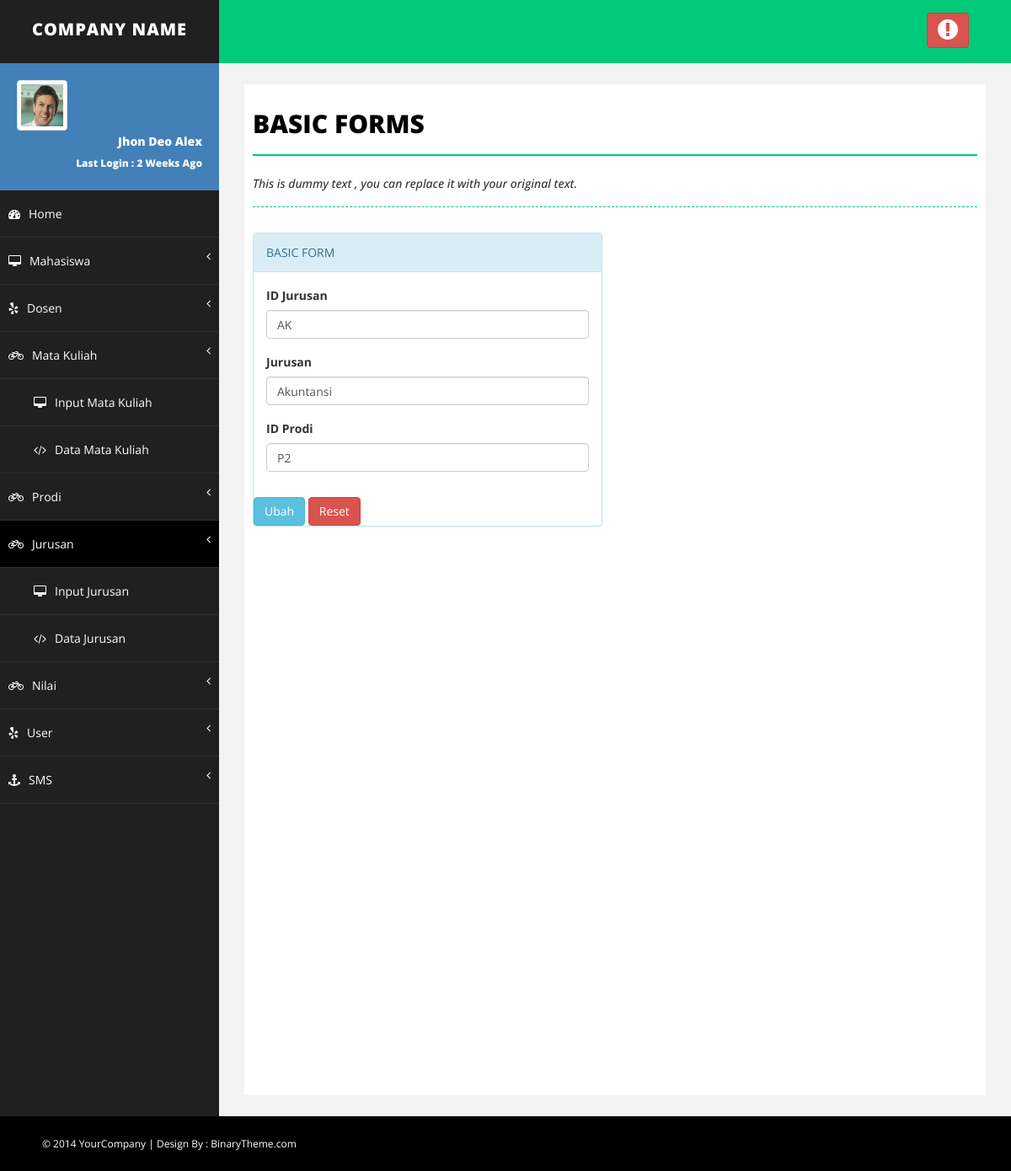
/edit_data_jrsn.php?id=AK (signed in), run on the app's committed database.
### tables this page shows
CREATE TABLE IF NOT EXISTS `t_jurusan` (
  `id_jurusan` varchar(10) NOT NULL,
  `jurusan` varchar(25) NOT NULL,
  `id_prodi` varchar(10) NOT NULL,
  PRIMARY KEY (`id_jurusan`),
  KEY `id_prodi` (`id_prodi`)
);

### edit_data_jrsn.php (the view, shortened to what this page needs)
<?php
if($_SESSION['admin']!=""){
?>
<!DOCTYPE html>
<html xmlns="http://www.w3.org/1999/xhtml">
<head>
    <link href="assets/css/bootstrap.css" rel="stylesheet" />
    <link href="assets/css/font-awesome.css" rel="stylesheet" />
    <link href="assets/css/basic.css" rel="stylesheet" />
    <link href="assets/css/custom.css" rel="stylesheet" />
</head>
<body>
    <div id="wrapper">
        <nav class="navbar navbar-default navbar-cls-top " role="navigation" style="margin-bottom: 0">
            <div class="navbar-header">
                <a class="navbar-brand" href="index.html">COMPANY NAME</a>
            </div>
            <div class="header-right">
                <a href="logout.php" class="btn btn-danger" title="Logout"><i class="fa fa-exclamation-circle fa-2x"></i></a>
            </div>
        </nav>
        <nav class="navbar-default navbar-side" role="navigation">
            <div class="sidebar-collapse">
                <ul class="nav" id="main-menu">
                    <li>
                        <div class="user-img-div">
                            <img src="assets/img/user.png" class="img-thumbnail" />
                            <div class="inner-text">
                                Jhon Deo Alex
                            <br />
                                <small>Last Login : 2 Weeks Ago </small>
                            </div>
                        </div>
                    </li>
                    <li>
                        <a href="index.php"><i class="fa fa-dashboard "></i>Home</a>
                    </li>
                    <li>
                        <a href="#"><i class="fa fa-desktop "></i>Mahasiswa <span class="fa arrow"></span></a>
                    </li>
                     <li>
                        <a href="#"><i class="fa fa-yelp "></i>Dosen <span class="fa arrow"></span></a>
                    </li>
					<li>
                        <a href="#" class="acvtive-menu-top"><i class="fa fa-bicycle "></i>Mata Kuliah <span class="fa arrow"></span></a>
                         <ul class="nav nav-second-level collapse in">
                             <li>
                                <a href="input_data_matkul.php"><i class="fa fa-desktop "></i>Input Mata Kuliah </a>
                            </li>
                             <li>
                                <a href="show_data_matkul.php"><i class="fa fa-code "></i>Data Mata Kuliah</a>
                            </li>
                        </ul>
                    </li>
					<li>
                        <a href="#"><i class="fa fa-bicycle "></i>Prodi<span class="fa arrow"></span></a>
                    </li>
					<li>
                        <a href="#" class="active-menu-top"><i class="fa fa-bicycle "></i>Jurusan <span class="fa arrow"></span></a>
                         <ul class="nav nav-second-level collapse in">
                             <li>
                                <a href="input_data_jrsn.php"><i class="fa fa-desktop "></i>Input Jurusan </a>
                            </li>
                             <li>
                                <a href="show_data_jrsn.php"><i class="fa fa-code "></i>Data Jurusan</a>
                            </li>
                        </ul>
                    </li>
					<li>
                        <a href="#"><i class="fa fa-bicycle "></i>Nilai <span class="fa arrow"></span></a>
                    </li>
					<li>
                    <a href="#"><i class="fa fa-yelp "></i>User <span class="fa arrow"></span></a>
                    </li>
					<li>
                        <a href="#.php"><i class="fa fa-anchor "></i>SMS<span class="fa arrow"></span></a>
                    </li>
                </ul>
            </div>
        </nav>
        <div id="page-wrapper">
            <div id="page-inner">
                <div class="row">
                    <div class="col-md-12">
                        <h1 class="page-head-line">Basic Forms</h1>
                        <h1 class="page-subhead-line">This is dummy text , you can replace it with your original text. </h1>
                    </div>
                </div>
                <div class="row">
            <div class="col-md-6 col-sm-6 col-xs-12">
               <div class="panel panel-info">
                        <div class="panel-heading">
                           BASIC FORM
                        </div>
						<?php
						$tampil=mysql_query("SELECT * FROM t_jurusan where id_jurusan='$_GET[id]'");
						$data=mysql_fetch_array($tampil);
						?>
				             <div class="panel-body">
                            <form role="form" action="edit_data_prodi.php" method="POST">
                                        <div class="form-group">
                                            <label>ID Jurusan</label>
                                            <input class="form-control" type="text" name="id_jurusan" value="<?php echo"$data[id_jurusan]";?>">
                                        </div>
										<div class="form-group">
                                            <label>Jurusan</label>
                                            <input class="form-control" type="text" name="jurusan" value="<?php echo"$data[jurusan]";?>">
										</div>
										<div class="form-group">
                                            <label>ID Prodi</label>
                                            <input class="form-control" type="text" name="id_prodi" value="<?php echo"$data[id_prodi]";?>">
										</div>
							</div>
                                        <button type="submit" name="ubah" value="Ubah" class="btn btn-info">Ubah </button>
										<button type="reset" class="btn btn-danger">Reset</button>
                            </div>
                     </div>
					 </div>
        </div>
    </div>
    <div id="footer-sec">
        &copy; 2014 YourCompany | Design By : <a href="http://www.binarytheme.com/" target="_blank">BinaryTheme.com</a>
    </div>
</body>
</html>
<?php
	}else{
		header("location: login.php");
	}
?>

### assets/css/basic.css (style rules this page uses)
body { font-family: 'Open Sans', sans-serif; line-height:25px; }
#wrapper { width: 100%; background: #202020; }
#page-wrapper { padding: 15px 15px; min-height: 600px; background: #F3F3F3; }
#page-inner { width: 100%; margin: 10px 20px 10px 0px; background-color: #fff!important; padding: 10px; min-height: 1200px; }
.page-head-line { font-size: 30px; text-transform: uppercase; color: #000; font-weight: 800; padding-bottom: 20px; border-bottom: 2px solid #00CA79; margin-bottom: 10px; }
.page-subhead-line { font-size: 14px; padding-top: 5px; padding-bottom: 20px; font-style:italic; margin-bottom:30px; border-bottom:1px dashed #00CA79; }
.navbar-cls-top .navbar-brand { color: #fff; background: #202020; width: 260px; text-align: center; height: 75px; font-size: 20px; letter-spacing: 1px; font-weight: 900; padding-top: 25px; text-transform:uppercase; }
.header-right { color: #fff; padding: 15px 50px 5px 50px; float: right; font-size: 16px; }
.user-img-div { min-height: 140px; padding: 20px; background-color: #4380B8; }
.user-img-div img { max-height: 60px; }
.user-img-div .inner-text { text-align: right; position: relative; color: #fff; font-weight: 800; line-height: 25px; }
.active-menu-top { background-color: #000!important; }
.arrow { float: right; }
.fa.arrow:before { content: "\f104"; }
.nav-second-level li, .nav-third-level li { border-bottom: none !important; }
.nav-second-level li a { padding-left: 37px; }
.sidebar-collapse, .sidebar-collapse .nav { background: none; }
.sidebar-collapse .nav { padding: 0; }
.sidebar-collapse .nav > li > a { color: #fff; background: #202020; text-shadow: none; padding: 15px 40px; border-bottom: 1px solid #2F2E31; }
.sidebar-collapse > .nav > li > a { padding: 15px 10px; }
.nav-second-level > li:last-child > a:after, .nav-third-level > li:last-child > a:after { height: 50%; }
.navbar-side { border: none; background-color: #202020; }
.navbar-cls-top { background: #00CA79; border-bottom: none; }
.navbar-default { border: 0px solid black; }
.navbar-header { background: #000000; }
.nav > li > a > i { margin-right: 10px; }
#footer-sec { background-color:#000; padding:20px 50px; color:#fff; font-size:12px; }
#footer-sec a { color:#fff; }
@media (min-width:768px) { #page-wrapper { margin: 0 0 0 260px; padding: 15px 30px; min-height: 1200px; } }
@media (min-width:768px) { .navbar-side { z-index: 1; position: absolute; width: 260px; } }
@media (min-width:768px) { .navbar { border-radius: 0px; } }

### data on the page
t_jurusan: id_jurusan "AK", jurusan "Akuntansi", id_prodi "P2"
